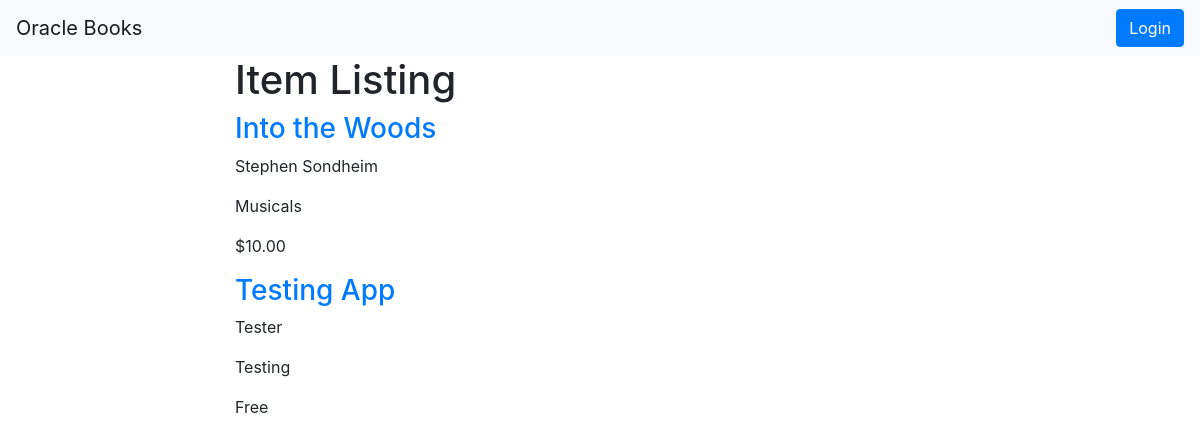
Page /catalog/category/public/4/inventory on the earlier database version.
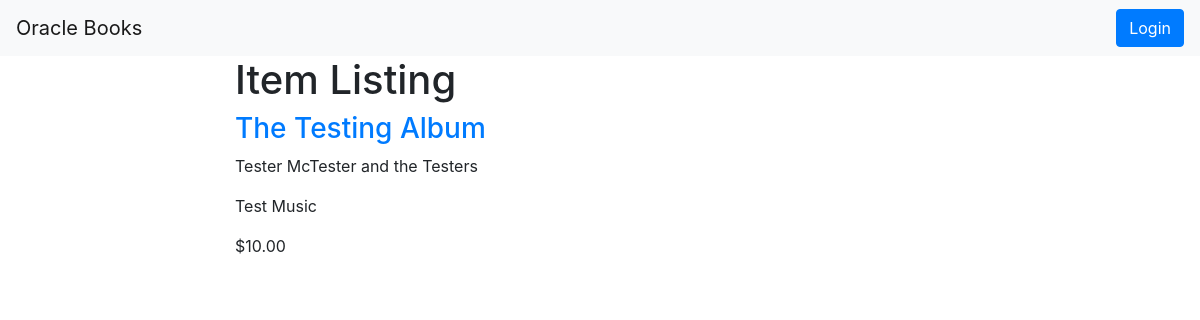
Same page on the later database version.
### database_setup.py (models this page shows, shortened)
class StoreItem(Base):
    __tablename__ = 'store_item'
    name = Column(String(150), nullable=False)
    id = Column(Integer, primary_key=True)
    author = Column(String(50), nullable=False)
    genre = Column(String(20))
    price = Column(String(10), nullable=False)
    description = Column(String(500))
    category_id = Column(Integer, ForeignKey('category.id'))
    category = relationship(Category)
    user_id = Column(Integer, ForeignKey('user.id'))
    user = relationship(User)

### project.py (the view)
@app.route('/catalog/public/<int:category_id>/')
@app.route('/catalog/category/public/<int:category_id>/inventory')
def showItemsPublic(category_id):
    category = session.query(Category).filter_by(id=category_id).one()
    items = session.query(StoreItem).filter_by(category_id=category_id).all()
    return render_template('publicCatalogItems.html', items=items,
                           category=category)

### templates/publicCatalogItems.html (shortened to what this page needs)
<!doctype html>
<html lang="en">
	<head>
        <link rel="stylesheet" href="https://stackpath.bootstrapcdn.com/bootstrap/4.3.1/css/bootstrap.min.css">
	</head>
	<body>
		<nav class="navbar navbar-light bg-light">
  		 	<a class="navbar-brand" href="{{url_for('publicCatalog')}}">Oracle Books</a>
			<ul class="nav justify-content-end">
  				<li class="nav-item">
    			<a class="btn btn-primary" href="{{url_for('showLogin')}}" type="button" tabindex="-1" aria-disabled="False">Login</a>
  				</li>
			</ul>
		</nav>
			<div class="container">
				<div class="row">
					<div class="col-2"></div>
					<div class="col-8">
						<h1>Item Listing</h1>
					{% if items !=[] %}
									{% for i in items %}
											<div class="store-item">
												<a href="{{url_for('viewItemPublic',category_id=i.category_id, item_id=i.id)}}"><h3>{{i.name}}</h3></a>
												<p>{{i.author}}</p>
												<p>{{i.genre}}</p>
												<p>{{i.price}}</p>
											</div>
									{% endfor %}
				{% endif %}
					</div>
					<div class="col-2">
				</div>
			</div>
	</body>
</html>

Differences in the rows shown:
removed StoreItem: name "Testing App", author "Tester", genre "Testing", price "Free"
changed StoreItem: name "Into the Woods" → "The Testing Album"; author "Stephen Sondheim" → "Tester McTester and the Testers"; genre "Musicals" → "Test Music"
